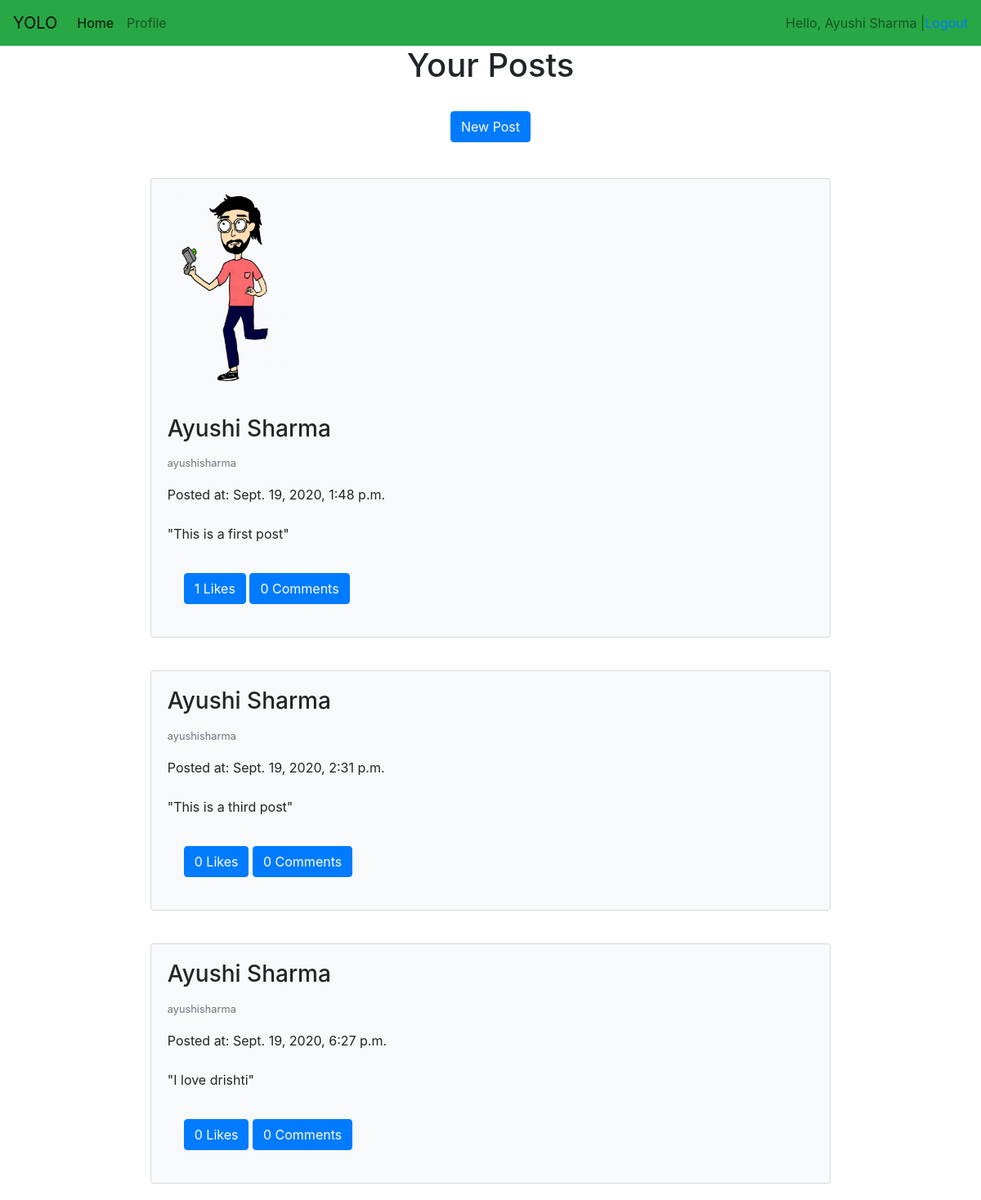
The app's page /home/ (signed in) with its own data.
### social/models.py (models this page shows, shortened)
class Post(models.Model):
    user = models.ForeignKey(User, on_delete = models.CASCADE)
    created_at = models.DateTimeField(auto_now = True)
    content = models.TextField()
    image = models.ImageField(blank = True)

### social/views.py (the view)
# urls.py: path('home/', views.Home.as_view()),
class Home(LoginRequiredMixin, ListView):
    context_object_name = 'posts'
    template_name =  'social/home.html'
    login_url = 'auth/login'
    def get_queryset(self):
        return models.Post.objects.filter(user = self.request.user)
    def get_context_data(self, *args, **kwargs):
        data = super().get_context_data(*args, **kwargs)
        data['post_form'] = forms.PostForm
        return data

### templates/social/home.html (shortened to what this page needs)
{% extends 'base.html' %}
{% block content %}
<div class="container" style="display: flex; flex-direction: column; align-items: center;">
    <h1>Your Posts</h1>
<br>
    <button type="button" class="btn btn-primary" data-toggle="modal" data-target="#postModal">
        New Post</button>
      <br>
        {% for post in posts %}
            {% include 'social/components/post.html' %}
        {% endfor %}
</div>
{% endblock %}

### templates/base.html (shortened to what this page needs)
<!DOCTYPE html>
<html lang="en">
<head>
    <link rel="stylesheet" href="https://stackpath.bootstrapcdn.com/bootstrap/4.5.2/css/bootstrap.min.css">
</head>
    <body>
        <nav class="navbar navbar-expand-lg navbar-light bg-success">
            <a class="navbar-brand" href="/">YOLO</a>
            <div class="collapse navbar-collapse" id="navbarText">
              <ul class="navbar-nav mr-auto">
                {% if user.is_authenticated %}
                <li class="nav-item active">
                  <a class="nav-link" href="/home">Home <span class="sr-only">(current)</span></a>
                </li>
                <li class="nav-item">
                  <a class="nav-link" href="/profile">Profile</a>
                </li>
                {% endif %}
              </ul>
              {% if user.is_authenticated %}
              <span class="navbar-text">
                Hello, {{ user.first_name }} {{ user.last_name }} |
              </span>
              <a href="/auth/logout">Logout</a>
              {% else %}
              <a href="/auth/signup">Sign Up |</a>
              <a href="/auth/login">Login</a>
              {% endif %}
            </div>
          </nav>
        {% block content %} {% endblock %}
    </body>
</html>

### templates/social/components/post.html (shortened to what this page needs)
<div class="card text-black bg-light w-75" style="margin: 20px;">
    {% if post.image %}
        <img src="/media/{{ post.image }}" class="card-img-top" style="width: 25%;" alt="...">
    {% endif %}
    <div class="card-body">
      <h3 class="card-title">{{ post.user.first_name }} {{ post.user.last_name }}</h3>
      <p class="card-text"><small class="text-muted">{{post.user}}</small></p>
      <span>Posted at: {{ post.created_at }}</span>
      <br><br>
      <p class="card-text">"{{ post.content }}"</p>
      <div class="card-body">
        <button onclick="likePost({{post.id}})" class="btn btn-primary">{{post.likes.count}} Likes</button>
        <button type="button" class="btn btn-primary" data-toggle="modal" data-target="#postModal{{post.id}}">
            {{post.comments.count}} Comments  </button>
      </div>
    </div>
  </div>

### records on screen
Post: image (picture), user.first_name "Ayushi", user.last_name "Sharma", user "ayushisharma", created_at "Sept. 19, 2020, 1:48 p.m.", content "This is a first post", likes.count "1", comments.count "0"
Post: user.first_name "Ayushi", user.last_name "Sharma", user "ayushisharma", created_at "Sept. 19, 2020, 2:31 p.m.", content "This is a third post", likes.count "0", comments.count "0"
Post: user.first_name "Ayushi", user.last_name "Sharma", user "ayushisharma", created_at "Sept. 19, 2020, 6:27 p.m.", content "I love drishti", likes.count "0", comments.count "0"

### other values on screen
{{ user.first_name }} "Ayushi"
{{ user.last_name }} "Sharma"
